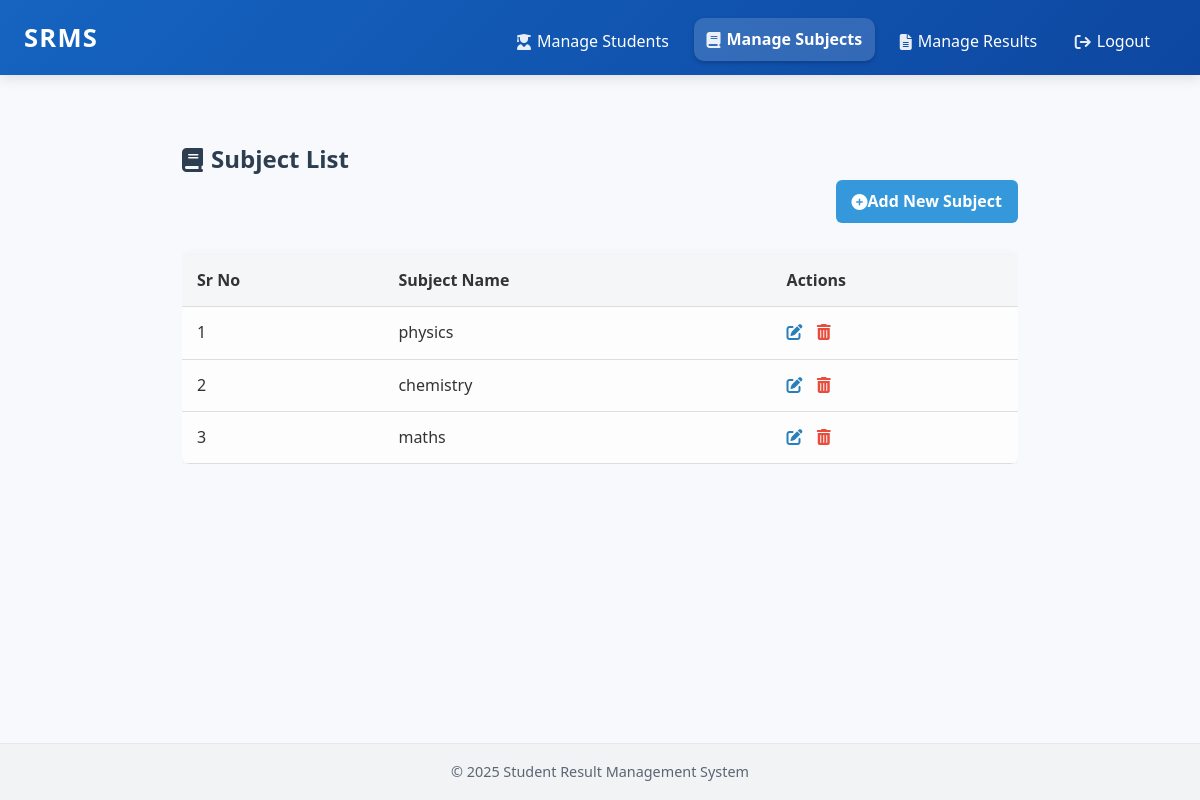
/subjects/ (signed in), run on the app's committed database.
### students/models.py (models this page shows, shortened)
class Subject(models.Model):
    name = models.CharField(max_length=100, unique=True)

### students/views.py (the view)
    @login_required
    def _wrapped_view(request, *args, **kwargs):
        if request.user.is_superuser:
            return view_func(request, *args, **kwargs)
        raise PermissionDenied("You are not authorized to access this page.")

### students/views.py (called while the page is built)
def admin_required(view_func):
    @login_required
    def _wrapped_view(request, *args, **kwargs):
        if request.user.is_superuser:
            return view_func(request, *args, **kwargs)
        raise PermissionDenied("You are not authorized to access this page.")
    return _wrapped_view

@admin_required
def subject_list(request):
    subjects = Subject.objects.all()
    return render(request, 'subject_list.html', {'subjects': subjects})

### students/templates/subject_list.html (shortened to what this page needs)
{% extends 'base.html' %}
{% block content %}
<div class="subject-list-container">
  <h2 class="page-title">
    <i class="fas fa-book"></i> Subject List
  </h2>
  <div class="actions-bar mb-4 flex justify-end">
    <a href="{% url 'add_subject' %}" class="btn btn-primary">
      <i class="fas fa-plus-circle"></i> Add New Subject
    </a>
  </div>
  <div class="table-responsive">
    <table class="styled-table">
      <thead>
        <tr>
          <th scope="col">Sr No</th>
          <th scope="col">Subject Name</th>
          <th scope="col">Actions</th>
        </tr>
      </thead>
      <tbody>
        {% for subject in subjects %}
        <tr>
          <td>{{ forloop.counter }}</td>
          <td>{{ subject.name }}</td>
          <td>
            <a href="{% url 'update_subject' subject.id %}" class="action-link edit" title="Edit {{ subject.name }}">
              <i class="fas fa-edit"></i>
            </a>
            <a href="{% url 'delete_subject' subject.id %}" class="action-link delete" title="Delete {{ subject.name }}" onclick="return confirm('Are you sure you want to delete the subject: {{ subject.name }}?');">
              <i class="fas fa-trash-alt"></i>
            </a>
          </td>
        </tr>
        {% empty %}
        <tr>
          <td colspan="3" class="no-data text-center">No subjects available yet.</td>
        </tr>
        {% endfor %}
      </tbody>
    </table>
  </div>
</div>
{% endblock %}

### students/static/css/styles.css (style rules this page uses)
:root { --primary-color: #1564c0; --secondary-color: #0d47a1; --accent-color: #fbc02d; --background-color: #f4f6f9; --text-color: #2c3e50; --light-text-color: #5a6674; --danger-color: #c62828; --success-color: #2e7d32; --font-family: 'Inter', 'Segoe UI', 'Roboto', 'Helvetica Neue', sans-serif; --transition-speed: 0.25s; --border-radius: 10px; --shadow: 0 4px 12px rgba(0, 0, 0, 0.1); }
*, *::before, *::after { box-sizing: border-box; margin: 0; padding: 0; }
body { margin: 0; font-family: var(--font-family); background-color: var(--background-color); color: var(--text-color); line-height: 1.7; font-size: 16px; -webkit-font-smoothing: antialiased; -moz-osx-font-smoothing: grayscale; }
body { font-family: 'Segoe UI', sans-serif; background-color: #f7f9fc; color: #333; }
.page-title { font-size: 2rem; font-weight: bold; margin-bottom: 1rem; display: flex; align-items: center; gap: 0.5rem; }
.btn { display: inline-flex; align-items: center; padding: 8px 14px; border-radius: 8px; font-size: 0.9rem; text-decoration: none; cursor: pointer; }
.styled-table { width: 100%; border-collapse: collapse; margin-top: 1rem; }
.styled-table th, .styled-table td { padding: 12px 16px; border-bottom: 1px solid #e0e0e0; text-align: left; }
.styled-table th { background-color: #f1f3f6; font-weight: 600; }
.btn-primary, .btn-secondary { padding: 8px 14px; border-radius: 8px; text-decoration: none; font-size: 0.9rem; color: #fff; }
.btn-primary { background-color: #28a745; }
.btn-primary { background-color: var(--primary-color); color: #fff; padding: 0.75rem 1.5rem; font-size: 1rem; font-weight: 600; border: none; border-radius: var(--border-radius); cursor: pointer; transition: background-color var(--transition-speed); }
.page-title { font-size: 2rem; display: flex; align-items: center; gap: 0.5rem; margin-bottom: 1.2rem; }
.table-responsive { overflow-x: auto; }
.page-title { font-size: 2rem; margin-bottom: 1.5rem; display: flex; align-items: center; gap: 0.5rem; }
.btn-primary { background-color: #3498db; color: white; padding: 0.6rem 1.4rem; border: none; border-radius: 6px; cursor: pointer; font-size: 1rem; transition: background 0.3s; }
.page-title { font-size: 2rem; margin-bottom: 1.2rem; text-align: center; color: #2c3e50; }
.btn-primary { background-color: #2ecc71; color: white; padding: 0.6rem 1.2rem; border-radius: 6px; text-decoration: none; font-weight: bold; transition: background 0.3s ease; }
.styled-table { width: 100%; border-collapse: collapse; border-radius: 8px; overflow: hidden; background: #fdfdfd; box-shadow: 0 2px 5px rgba(0, 0, 0, 0.06); }
.styled-table th, .styled-table td { padding: 12px 16px; text-align: left; border-bottom: 1px solid #ddd; }
.styled-table th { background-color: #f4f6f8; font-weight: 600; }
.action-link { text-decoration: none; margin-right: 8px; }
.btn-primary { background: #27ae60; color: white; padding: 0.6rem 1.2rem; border-radius: 6px; border: none; font-weight: bold; text-decoration: none; transition: background 0.3s ease; }
.btn-primary { background-color: #3498db; color: #fff; border: none; padding: 0.6rem 1.2rem; border-radius: 6px; font-weight: bold; cursor: pointer; text-decoration: none; }
.subject-list-container { max-width: 900px; margin: auto; padding: 2rem; }
.page-title { font-size: 1.8rem; color: #2c3e50; margin-bottom: 1rem; display: flex; align-items: center; gap: 0.5rem; }
.actions-bar { text-align: right; margin-bottom: 1rem; }
.btn-primary { background-color: #3498db; color: #fff; padding: 0.5rem 1rem; text-decoration: none; border-radius: 6px; font-weight: bold; transition: background-color 0.3s ease; }
.styled-table { width: 100%; border-collapse: collapse; box-shadow: 0 0 10px rgba(0,0,0,0.05); }
.styled-table th, .styled-table td { padding: 12px 15px; text-align: left; border-bottom: 1px solid #ddd; }
.styled-table thead { background-color: #f7f7f7; color: #333; }
.action-link { margin-right: 10px; text-decoration: none; font-weight: 500; }
.action-link.edit { color: #2980b9; }
.action-link.delete { color: #e74c3c; }
.page-title { color: #2c3e50; margin: 0; font-size: 24px; }

### data on the page
Subject: name "physics"
Subject: name "chemistry"
Subject: name "maths"

### other printed values
{{ current_year|default:"2025" }} "2025"
